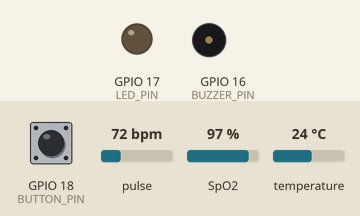
Recording of a sketch running on a simulated ESP32. Shown: output pins drawn as LEDs (lit = HIGH), buzzer (waves = sounding, pin HIGH). The test bench sets the inputs (shaded band); at power-on: GPIO 18 (BUTTON_PIN) HIGH, pulse 72 bpm, SpO2 97 %, temperature 24 °C. WiFi joins after 1.5 s; servers stay silent unless stated; uploads are accepted with an empty reply; nothing arrives over Bluetooth unless stated; what the sketch prints to the serial monitor is not drawn.

Above: at 2.9 s.
3.0 s: GPIO 18 (BUTTON_PIN) pulled LOW for 2.2 s
At 5.9 s:
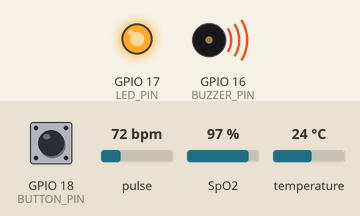
Timing chart, 0 to 9.4 s (numbered marks = the images above; inputs shaded):
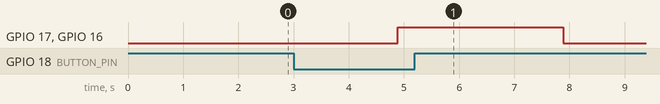

Measured:
- after the input at 3.0 s, GPIO 17 (LED_PIN), GPIO 16 (BUZZER_PIN): LOW → HIGH after 1.9 s, → LOW 3.0 s later

The sketch:

Patient_Monitoring.ino
```cpp
#include <WiFi.h>
#include <HTTPClient.h>
#include <Wire.h>
#include "MAX30100_PulseOximeter.h"
#include <OneWire.h>
#include <DallasTemperature.h>
#include <NimBLEDevice.h>

// Wi-Fi credentials
const char* ssid = "Tute";
const char* password = "dknx1909";

// ThingsBoard Info
const char* thingsboardHost = "http://demo.thingsboard.io";
const char* tbAccessToken = "wicks79r3gDDd26ccsgd";

// n8n Webhook
const char* n8nWebhook = "https://your-n8n-url.com/webhook/patient-data";  // Replace with your URL

// Sensor pin definitions
#define ONE_WIRE_BUS 4
#define BUTTON_PIN 18
#define BUZZER_PIN 16
#define LED_PIN 17

// BLE Beacon MAC Address (Change this to your BLE tag address)
String knownBeaconAddress = "D0:39:72:BF:9F:60";
int lastRSSI = -100;
String location = "Unknown";

// Sensor objects
OneWire oneWire(ONE_WIRE_BUS);
DallasTemperature tempSensor(&oneWire);
PulseOximeter pox;

uint32_t lastSendTime = 0;
#define REPORTING_INTERVAL 2000

// 🔁 Send "hi" to dashboard once on startup
void sendInitialStatusToThingsBoard() {
  HTTPClient http;
  String serverPath = String(thingsboardHost) + "/api/v1/" + tbAccessToken + "/telemetry";

  http.begin(serverPath);
  http.addHeader("Content-Type", "application/json");

  String payload = "{\"status\":\"hi\"}";

  int httpCode = http.POST(payload);
  if (httpCode == 200 || httpCode == 204) {
    Serial.println("✅ Connected to Dashboard");
  } else {
    Serial.print("⚠️ Dashboard init send failed, code: ");
    Serial.println(httpCode);
  }

  http.end();
}

// BLE scanning function
void scanBLE() {
  NimBLEScan* pBLEScan = NimBLEDevice::getScan();
  NimBLEScanResults results = pBLEScan->start(2, false); // 2 seconds scan

  lastRSSI = -100;
  location = "Not Detected";

  for (int i = 0; i < results.getCount(); i++) {
    NimBLEAdvertisedDevice device = results.getDevice(i);
    if (device.getAddress().toString() == knownBeaconAddress) {
      lastRSSI = device.getRSSI();

      if (lastRSSI > -65) {
        location = "Room A";
      } else if (lastRSSI > -80) {
        location = "Near Door";
      } else {
        location = "Far";
      }
      break;
    }
  }
}

// Send sensor data to ThingsBoard
void sendToThingsBoard(float temperature, float heartRate, float spo2, bool emergency) {
  HTTPClient http;
  String serverPath = String(thingsboardHost) + "/api/v1/" + tbAccessToken + "/telemetry";

  http.begin(serverPath);
  http.addHeader("Content-Type", "application/json");

  String payload = "{";
  payload += "\"temperature\":" + String(temperature) + ",";
  payload += "\"heartrate\":" + String(heartRate) + ",";
  payload += "\"spo2\":" + String(spo2) + ",";
  payload += "\"emergency\":" + String(emergency ? 1 : 0) + ",";
  payload += "\"rssi\":" + String(lastRSSI) + ",";
  payload += "\"location\":\"" + location + "\"";
  payload += "}";

  int httpCode = http.POST(payload);
  Serial.print("ThingsBoard Response: ");
  Serial.println(httpCode);
  http.end();
}

// Send sensor data to n8n
void sendToN8n(float temperature, float heartRate, float spo2, bool emergency) {
  HTTPClient http;
  http.begin(n8nWebhook);
  http.addHeader("Content-Type", "application/json");

  String payload = "{";
  payload += "\"temperature\":" + String(temperature) + ",";
  payload += "\"heartrate\":" + String(heartRate) + ",";
  payload += "\"spo2\":" + String(spo2) + ",";
  payload += "\"emergency\":" + String(emergency ? 1 : 0) + ",";
  payload += "\"rssi\":" + String(lastRSSI) + ",";
  payload += "\"location\":\"" + location + "\"";
  payload += "}";

  int httpCode = http.POST(payload);
  Serial.print("n8n Response: ");
  Serial.println(httpCode);
  http.end();
}

void setup() {
  Serial.begin(115200);
  WiFi.begin(ssid, password);

  pinMode(BUTTON_PIN, INPUT_PULLUP);
  pinMode(BUZZER_PIN, OUTPUT);
  pinMode(LED_PIN, OUTPUT);

  Serial.print("Connecting to WiFi");
  while (WiFi.status() != WL_CONNECTED) {
    delay(500);
    Serial.print(".");
  }
  Serial.println(" connected!");

  tempSensor.begin();

  if (!pox.begin()) {
    Serial.println("❌ Failed to initialize MAX30100. Check wiring!");
    while (1);
  }

  pox.setIRLedCurrent(MAX30100_LED_CURR_7_6MA);

  NimBLEDevice::init("");  // Start BLE scanner

  sendInitialStatusToThingsBoard();
}

void loop() {
  pox.update();
  tempSensor.requestTemperatures();

  scanBLE();  // Update BLE location

  float temperature = tempSensor.getTempCByIndex(0);
  float heartRate = pox.getHeartRate();
  float spo2 = pox.getSpO2();
  bool emergency = digitalRead(BUTTON_PIN) == LOW;

  if (millis() - lastSendTime > REPORTING_INTERVAL) {
    lastSendTime = millis();

    Serial.printf("Sending -> Temp: %.2f°C, HR: %.2f bpm, SpO2: %.2f%%, Emergency: %s, RSSI: %d, Location: %s\n",
                  temperature, heartRate, spo2, emergency ? "YES" : "NO", lastRSSI, location.c_str());

    if (WiFi.status() == WL_CONNECTED) {
      sendToThingsBoard(temperature, heartRate, spo2, emergency);
      sendToN8n(temperature, heartRate, spo2, emergency);
    }

    if (emergency) {
      digitalWrite(BUZZER_PIN, HIGH);
      digitalWrite(LED_PIN, HIGH);
      delay(3000);
      digitalWrite(BUZZER_PIN, LOW);
      digitalWrite(LED_PIN, LOW);
    }
  }
}
```
